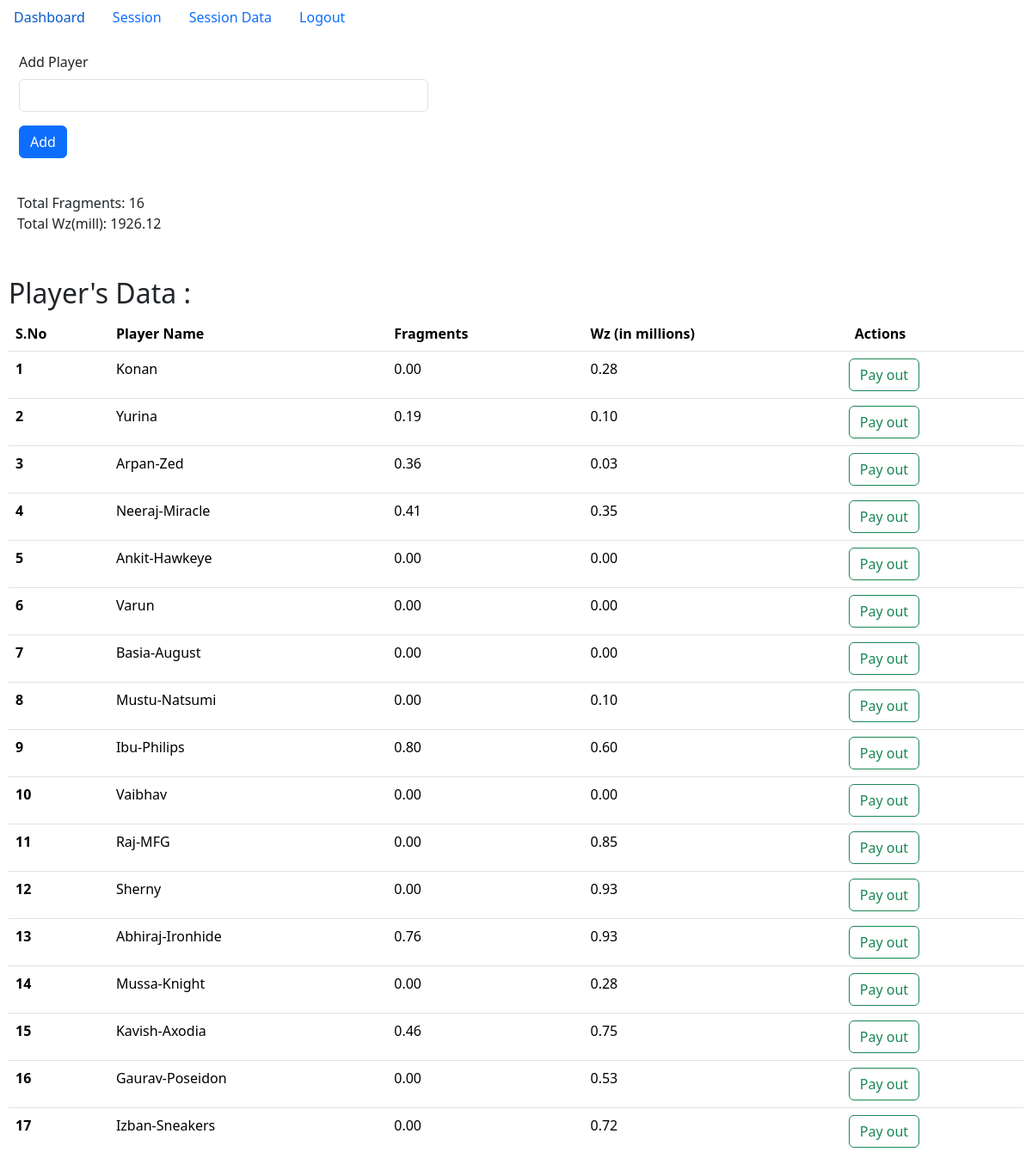
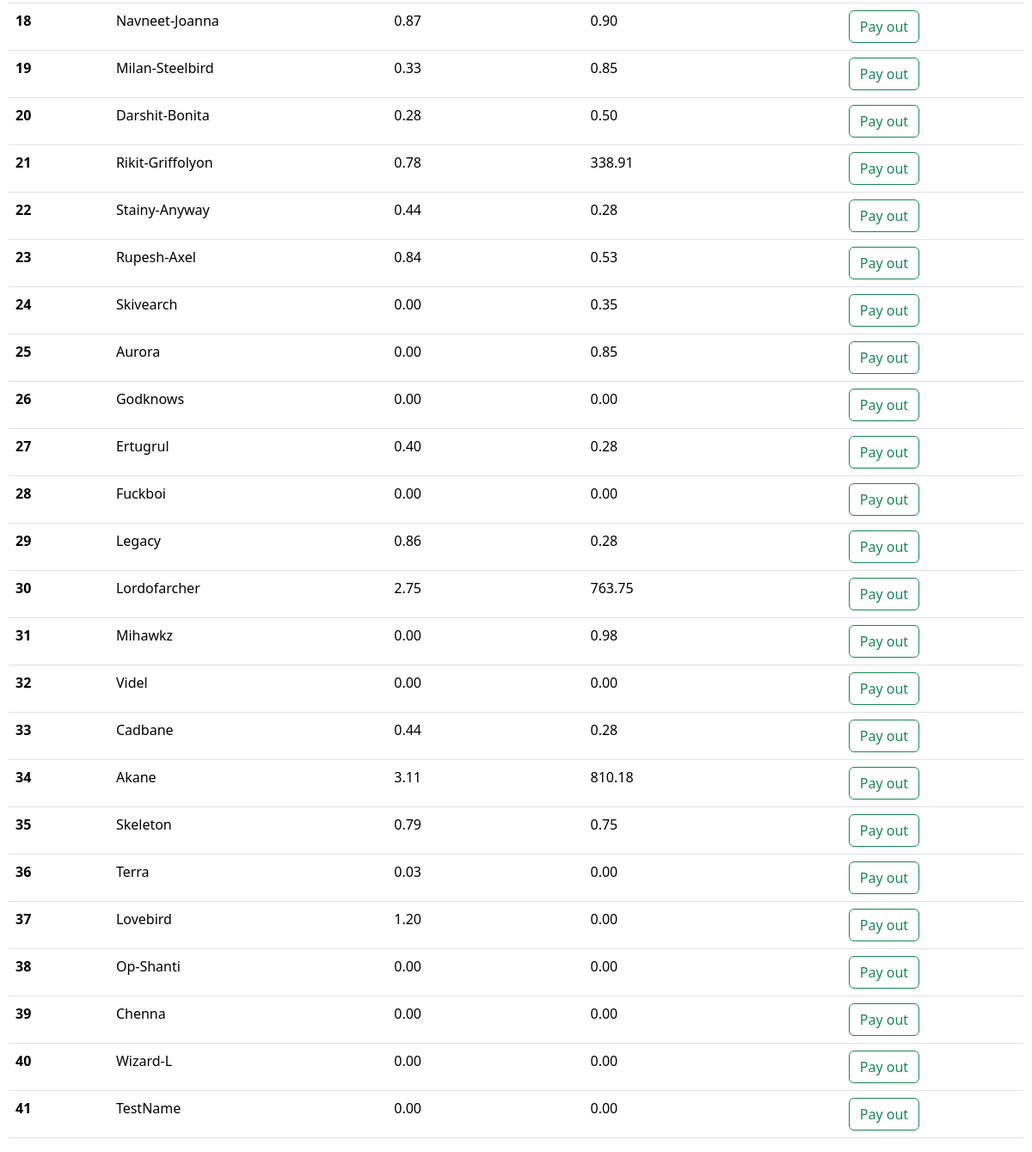
/home/ (signed in), run on an earlier commit of the app's database (2 pictures, top to bottom).
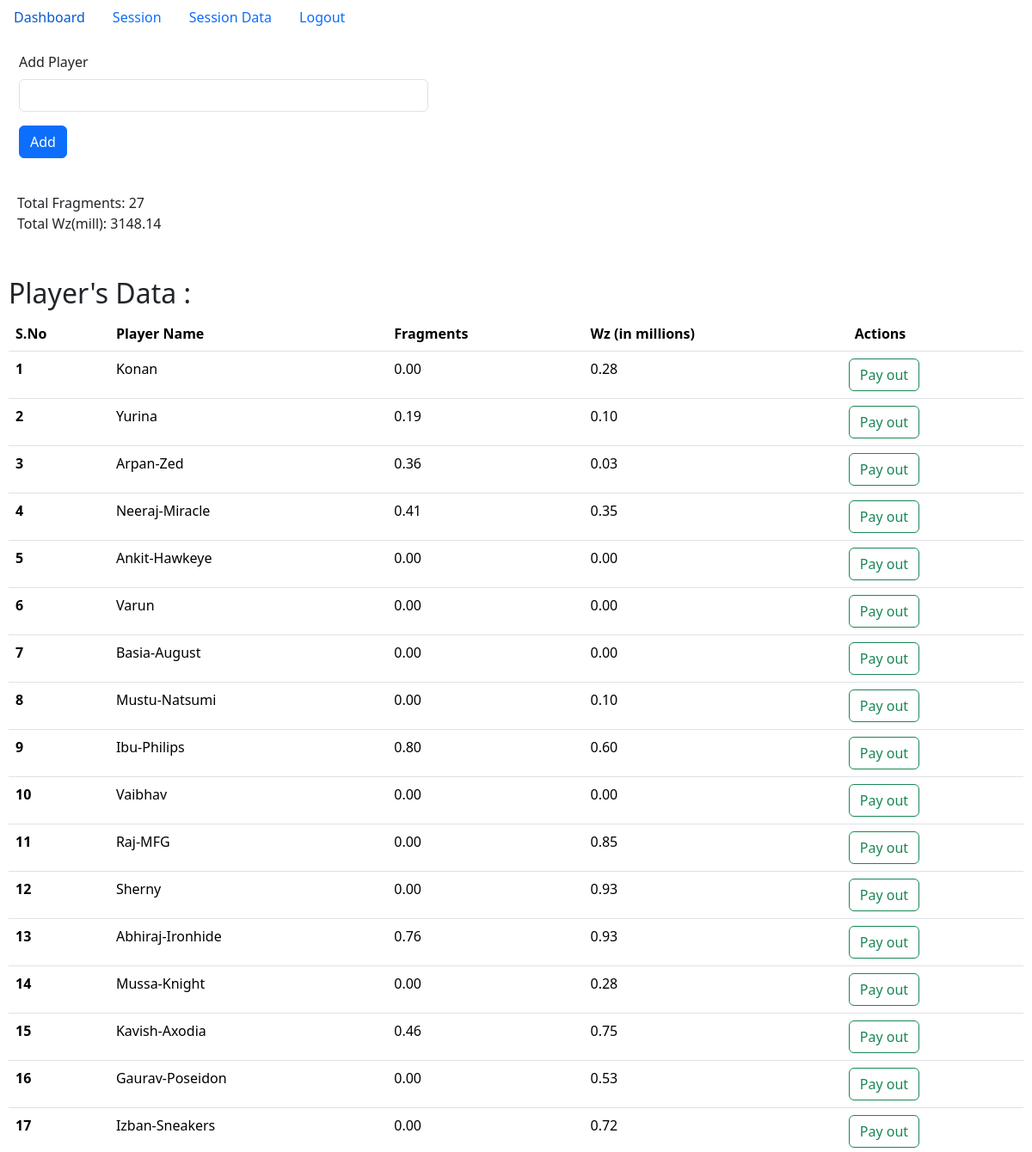
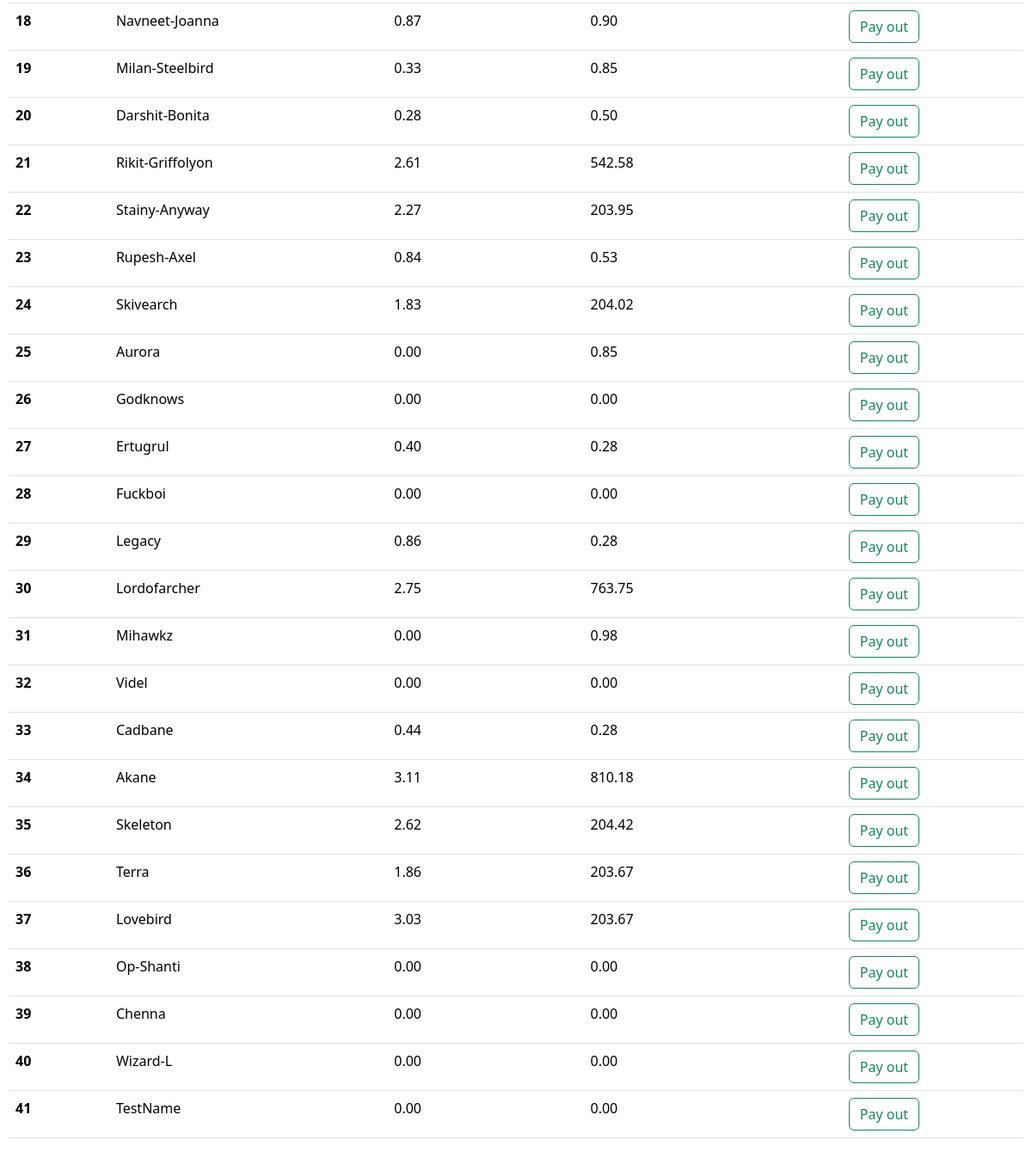
And on a later commit of the database (2 pictures, top to bottom).
### fragments/models.py (models this page shows, shortened)
class players(models.Model):
    name = models.CharField(max_length=255,unique=True)
    fragNo = models.DecimalField(max_digits=10, decimal_places=2, validators=[MinValueValidator(0)])
    wz = models.DecimalField(max_digits=10, decimal_places=2, validators=[MinValueValidator(0)])

### fragments/views.py (the view, shortened to what this page needs)
# urls.py: path('home/', views.show, name='show'),
@login_required(login_url='loginpage')
def show(request):
    allData=players.objects.all()
    totalFrags=0
    totalWz=0
    for d in allData:
        totalFrags=totalFrags+d.fragNo
        totalWz=totalWz+d.wz
    sum=[int(totalFrags),totalWz]
    return render(request, 'fragments/home.html',{"data":allData, "s":sum})

### fragments/templates/fragments/home.html (shortened to what this page needs)
{% extends 'fragments/base.html' %}
{% block body %}
<div class="container" style="width: 500px; margin-left: 10px; margin-top: 20px;">
  <form id="myForm" action="{% url 'show' %}" method="POST"> {% csrf_token %}
    <div class="mb-3">
      <label for="titleOfTask" class="form-label">Add Player</label>
      <input type="text" class="form-control" id="titleOfTask" name="name" required>
    </div>
    <button type="submit" class="btn btn-primary">Add</button>
  </form>
</div>
<div class="sum" style="margin-top: 40px; margin-left: 20px;">
<div>Total Fragments: {{ s.0 }}</div>
<div>Total Wz(mill): {{ s.1 }}</div>
</div>
<div class="container-table" style="margin-top: 50px; margin-left: 10px; margin-right: 10px;">
  <table class="table">
    <h2>Player's Data :</h2>
    {% if data|length == 0 %}
    <div class="alert alert-secondary" role="alert">
      No records found!
    </div>
    {% else %}
    <thead>
      <tr>
        <th scope="col">S.No</th>
        <th scope="col">Player Name</th>
        <th scope="col">Fragments</th>
        <th scope="col">Wz (in millions)</th>
        <th scope="col">Actions</th>
      </tr>
    </thead>
    <tbody>
      {% for d in data %}
      <tr>
        <th scope="row">{{ forloop.counter }}</th>
        <td>{{ d.name }}</td>
        <td>{{ d.fragNo }}</td>
        <td>{{ d.wz }}</td>
        <td><a href="{% url 'update' d.id %}" type="button" class="btn btn-outline-success" style="margin-left: -7px;">Pay out</button>
        </td>
      </tr>
      {% endfor %}
    </tbody>
    {% endif %}
  </table>
</div>
{% endblock body %}

What changed in the data, as far as the page shows it:
changed players "Rikit-Griffolyon": fragNo "0.78" → "2.61"; wz "338.91" → "542.58"
changed players "Stainy-Anyway": fragNo "0.44" → "2.27"; wz "0.28" → "203.95"
changed players "Skivearch": fragNo "0.00" → "1.83"; wz "0.35" → "204.02"
changed players "Skeleton": fragNo "0.79" → "2.62"; wz "0.75" → "204.42"
changed players "Terra": fragNo "0.03" → "1.86"; wz "0.00" → "203.67"
changed players "Lovebird": fragNo "1.20" → "3.03"; wz "0.00" → "203.67"
Also different on the page:
{{ s.0 }}: "16" → "27"
{{ s.1 }}: "1926.12" → "3148.14"
